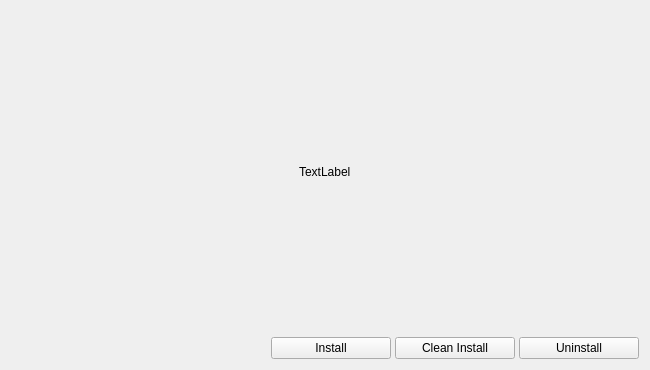
<?xml version="1.0" encoding="UTF-8"?>
<ui version="4.0">
 <class>lab_installer</class>
 <widget class="QFrame" name="lab_installer">
  <property name="geometry">
   <rect>
    <x>0</x>
    <y>0</y>
    <width>650</width>
    <height>370</height>
   </rect>
  </property>
  <property name="minimumSize">
   <size>
    <width>650</width>
    <height>370</height>
   </size>
  </property>
  <property name="maximumSize">
   <size>
    <width>650</width>
    <height>370</height>
   </size>
  </property>
  <property name="windowTitle">
   <string>Frame</string>
  </property>
  <layout class="QHBoxLayout" name="horizontalLayout_3">
   <item>
    <layout class="QVBoxLayout" name="verticalLayout" stretch="1,0">
     <property name="spacing">
      <number>4</number>
     </property>
     <item>
      <layout class="QHBoxLayout" name="horizontalLayout_2">
       <item>
        <spacer name="horizontalSpacer_2">
         <property name="orientation">
          <enum>Qt::Horizontal</enum>
         </property>
         <property name="sizeHint" stdset="0">
          <size>
           <width>40</width>
           <height>20</height>
          </size>
         </property>
        </spacer>
       </item>
       <item>
        <widget class="QLabel" name="label_logo">
         <property name="text">
          <string>TextLabel</string>
         </property>
        </widget>
       </item>
       <item>
        <spacer name="horizontalSpacer_3">
         <property name="orientation">
          <enum>Qt::Horizontal</enum>
         </property>
         <property name="sizeHint" stdset="0">
          <size>
           <width>40</width>
           <height>20</height>
          </size>
         </property>
        </spacer>
       </item>
      </layout>
     </item>
     <item>
      <layout class="QHBoxLayout" name="horizontalLayout">
       <item>
        <widget class="QLabel" name="label_status">
         <property name="minimumSize">
          <size>
           <width>30</width>
           <height>0</height>
          </size>
         </property>
         <property name="text">
          <string/>
         </property>
        </widget>
       </item>
       <item>
        <spacer name="horizontalSpacer">
         <property name="orientation">
          <enum>Qt::Horizontal</enum>
         </property>
         <property name="sizeHint" stdset="0">
          <size>
           <width>40</width>
           <height>20</height>
          </size>
         </property>
        </spacer>
       </item>
       <item>
        <widget class="QPushButton" name="pushButton_install">
         <property name="minimumSize">
          <size>
           <width>120</width>
           <height>0</height>
          </size>
         </property>
         <property name="focusPolicy">
          <enum>Qt::NoFocus</enum>
         </property>
         <property name="text">
          <string>Install</string>
         </property>
        </widget>
       </item>
       <item>
        <widget class="QPushButton" name="pushButton_clean_install">
         <property name="minimumSize">
          <size>
           <width>120</width>
           <height>0</height>
          </size>
         </property>
         <property name="focusPolicy">
          <enum>Qt::NoFocus</enum>
         </property>
         <property name="text">
          <string>Clean Install</string>
         </property>
        </widget>
       </item>
       <item>
        <widget class="QPushButton" name="pushButton_uninstall">
         <property name="minimumSize">
          <size>
           <width>120</width>
           <height>0</height>
          </size>
         </property>
         <property name="focusPolicy">
          <enum>Qt::NoFocus</enum>
         </property>
         <property name="text">
          <string>Uninstall</string>
         </property>
        </widget>
       </item>
      </layout>
     </item>
    </layout>
   </item>
  </layout>
 </widget>
 <resources/>
 <connections/>
</ui>
